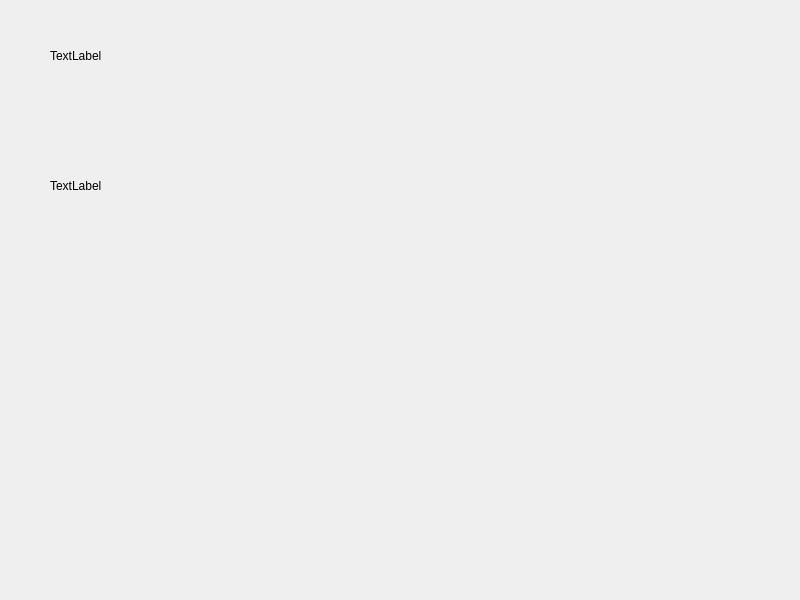
<?xml version="1.0" encoding="UTF-8"?>
<ui version="4.0">
 <class>Dialog</class>
 <widget class="QDialog" name="Dialog">
  <property name="geometry">
   <rect>
    <x>0</x>
    <y>0</y>
    <width>800</width>
    <height>600</height>
   </rect>
  </property>
  <property name="windowTitle">
   <string>Dialog</string>
  </property>
  <widget class="QLabel" name="label">
   <property name="geometry">
    <rect>
     <x>50</x>
     <y>20</y>
     <width>701</width>
     <height>71</height>
    </rect>
   </property>
   <property name="text">
    <string>TextLabel</string>
   </property>
  </widget>
  <widget class="QLabel" name="label_2">
   <property name="geometry">
    <rect>
     <x>50</x>
     <y>140</y>
     <width>691</width>
     <height>91</height>
    </rect>
   </property>
   <property name="text">
    <string>TextLabel</string>
   </property>
  </widget>
 </widget>
 <resources/>
 <connections/>
</ui>
